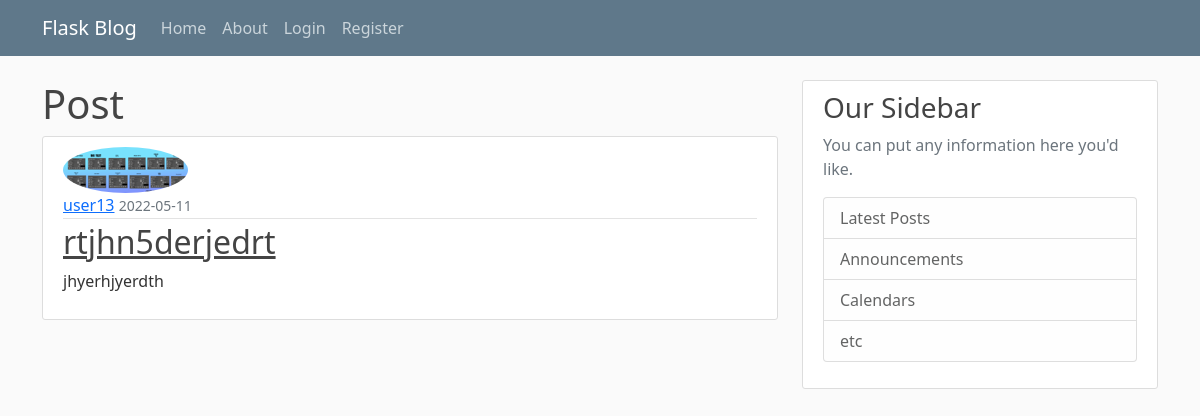
/post/10, run on the app's committed database.
### flaskblog/models.py (models this page shows, shortened)
class User(db.Model, UserMixin):
    id = db.Column(db.Integer, primary_key=True)
    username = db.Column(db.String(20), unique=True, nullable=False)
    email = db.Column(db.String(120), unique=True, nullable=False)
    image_file = db.Column(db.String(20), nullable=False,
                           default='default.jpg')
    password = db.Column(db.String(60), nullable=False)
    posts = db.relationship('Post', backref='author', lazy=True)

class Post(db.Model):
    id = db.Column(db.Integer, primary_key=True)
    title = db.Column(db.String(100), nullable=False)
    date_posted = db.Column(db.DateTime, nullable=False,
                            default=datetime.utcnow)
    content = db.Column(db.Text, nullable=False)
    user_id = db.Column(db.Integer, db.ForeignKey('user.id'), nullable=False)

### flaskblog/routes.py (the view)
@app.route("/post/<post_id>")
def post(post_id):
    post = Post.query.get_or_404(post_id)
    return render_template('post.html', title=post.title, post=post)

### flaskblog/templates/post.html (shortened to what this page needs)
{% extends "base.html" %} {% block content %}
<h1>Post</h1>
<article class="media content-section">
    <img
        src="{{ url_for('static', filename='profile_pics/' + post.author.image_file) }}"
        class="rounded-circle"
        alt=""
    />
    <div class="media-body">
        <div class="article-metadata">
            <a class="mr-2" href="#">{{ post.author.username }}</a>
            <small class="text-muted">
                {{ post.date_posted.strftime('%Y-%m-%d') }}
            </small>
        </div>
        <h2>
            <a
                class="article-title"
                href="{{ url_for('post', post_id=post.id) }}"
                >{{ post.title }}</a
            >
        </h2>
        <p class="article-content">{{ post.content }}</p>
    </div>
</article>
{% endblock content %}

### flaskblog/static/main.css (style rules this page uses)
body { background: #fafafa; color: #333333; margin-top: 5rem; }
h1, h2, h3, h4, h5, h6 { color: #444444; }
.content-section { background: #ffffff; padding: 10px 20px; border: 1px solid #dddddd; border-radius: 3px; margin-bottom: 20px; }
.article-title { color: #444444; }
.article-content { white-space: pre-line; }
.article-metadata { padding-bottom: 1px; margin-bottom: 4px; border-bottom: 1px solid #e3e3e3 }

### data on the page
User: image_file (picture), author.username "user13"
Post: date_posted "2022-05-11", title "rtjhn5derjedrt", content "jhyerhjyerdth"
